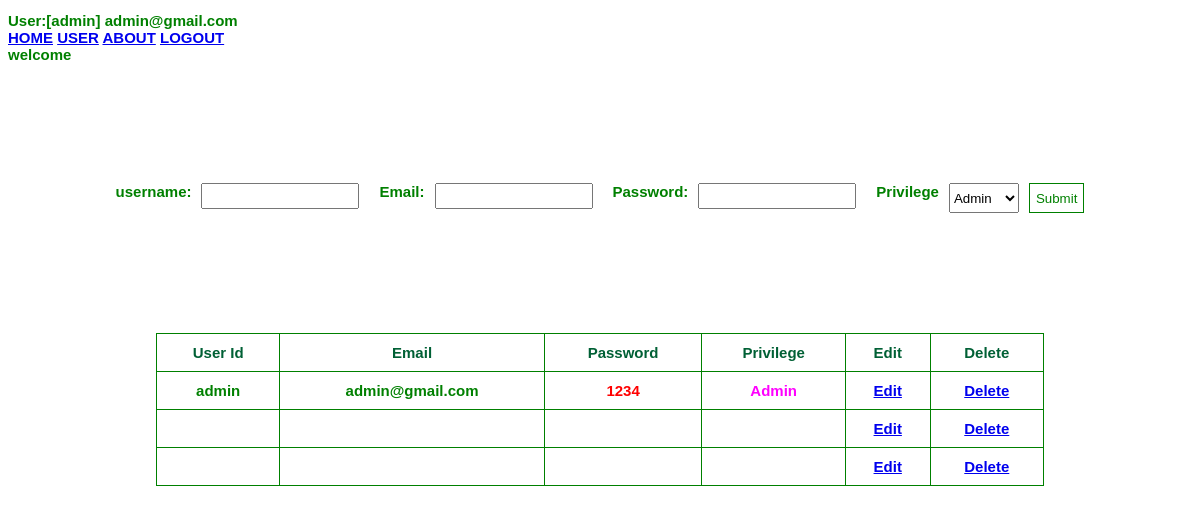
The page /admin/admin_index.php?id=2 (signed in) on the database its author committed.
### tables this page shows
CREATE TABLE `users` (
  `username` varchar(25) NOT NULL,
  `password` varchar(25) NOT NULL,
  `email` varchar(25) NOT NULL,
  `privilege` varchar(25) NOT NULL,
  `id` int(6) UNSIGNED NOT NULL
);

### admin/user_func.php (the view, shortened to what this page needs)
<!DOCTYPE html>
<html lang="en">
<head>
</head>
<body>
    <form action="insert.php" method="post">
        <label for="user">username: </label>
        <input type="text" name="user" required><br>
        <label for="email">Email: </label>
        <input type="email" name="email" required><br>
        <label for="password">Password: </label>
        <input type="password" name="password" required><br>
        <label for="privilege">Privilege</label>
        <select name="privilege" id="privilege" required>
            <option value="Admin">Admin</option>
        </select>
        <button username="submit" type="submit">Submit</button>
    </form>
    <div>
        <?php
            include_once("connection.php");
            $sql = "SELECT * FROM users";
            $res = mysqli_query($conn, $sql);
            if(mysqli_num_rows($res)>0){
        ?>
        <table width=75%>
            <tr>
            <th>User Id</th>
            <th>Email</th>
            <th>Password</th>
            <th>Privilege</th>
            <th>Edit</th>
            <th>Delete</th></tr>
            <?php
            while($ro = mysqli_fetch_assoc($res))
            {
                ?>
                <tr>
                    <td><?php echo $ro['username'] ?></td>
                    <td><?php echo $ro['email'] ?></td>
                    <td style="color:red !important"><?php echo $ro['password'] ?></td>
                    <td style="color:magenta !important"><?php echo $ro['privilege'] ?></td>
                    <td><a href="edit.php?id=<?php echo $ro['id']; ?>">Edit</a></td>
                    <td><a href="delete.php?id=<?php echo $ro['id']; ?>" onclick="return confirm('Are you sure?')">Delete</a></td>
                </tr>
                <?php
                }
            ?>
            </table>
            <?php
        }
        else{
            echo "Record Is Not Exist";
        }
        ?>
        </div>
</body>
</html>

### admin/user_func.php (style rules this page uses)
th,td { padding: 10px; border: 1px solid green; text-align: center; }
th { color:#006035 !important; }
table { margin: auto; margin-top: 20px; padding: 50px; border-collapse: collapse; }
body { background-color: white; color: green; font-family: Arial; font-size: 10px; }
input { height: 20px; width: 150px }
form { justify-content:center; gap: 10px; width: 500px; display: flex; border-radius: 20px; margin: auto; padding: 100px; margin-top: 20px; }
button { background-color: white; color: green; border: 1px solid green; height: 30px; width: 60px; }

### rows shown on the page
users: username "admin", email "admin@gmail.com", password "1234", privilege "Admin"

### other values the page prints
$_SESSION['user_nm'] "[admin] admin@gmail.com"
